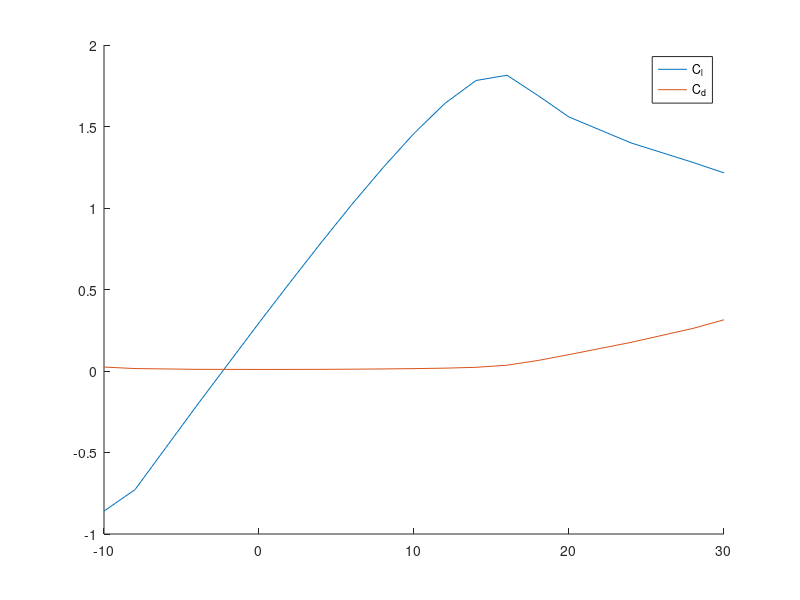
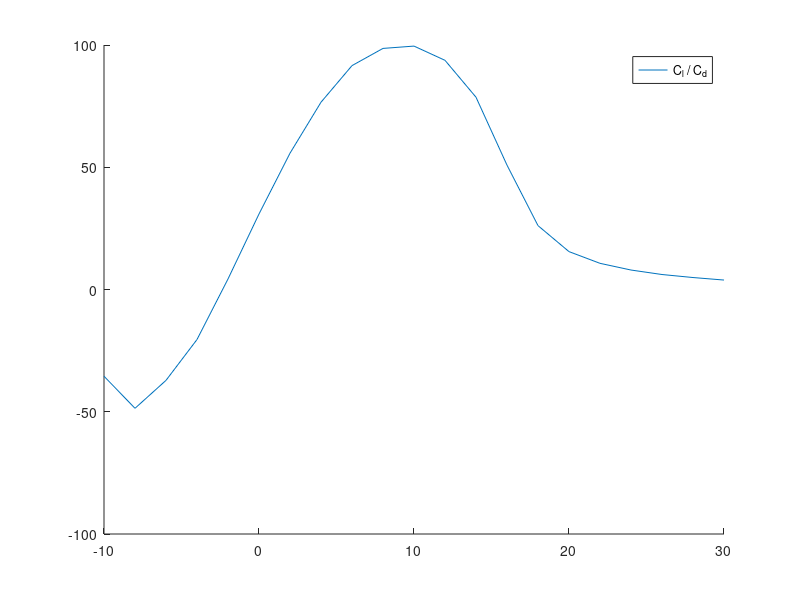

MATLAB code to generate these figures, in order:
addpath('./Airfoils/')

% Prameters

P = 7.5e6; % [W]
vr = 12; % [m/s]
Cp = 0.5; % [-]
B = 3; % number of blades
rho = 1.225; % [kg7m^3]
R = sqrt(2 * P / (rho * Cp * pi * vr^3));
tsr = 8; % tip speed ratio [-]

data = load('PolarsFFA-W3-241.txt');

alpha = data(:, 1);
cl = data(:, 2);
cd = data(:, 3);
cm = data(:, 4);

mask = and(alpha >= -10, alpha <= 30);

alpha = alpha(mask);
cl = cl(mask);
cd = cd(mask);
cm = cm(mask);

figure(1)
hold on

plot(alpha, cl, 'DisplayName', 'C_l');
plot(alpha, cd, 'DisplayName', 'C_d');

legend('C_l', 'C_d')

figure(2)
hold on

plot(alpha, cl./cd, 'DisplayName', 'C_l / C_d');

legend('show')

[M, I] = max(cl./cd);

cl_opt = M;
alpha_opt = alpha(I);

tsr_local = @(eta) tsr * eta;
InflowAngle_opt = @(r) (2/3) * atan(tsr_local(r/R));

r = [3 10 20 30 40 50 60 67.2];

InflowAngle_opt(r)


